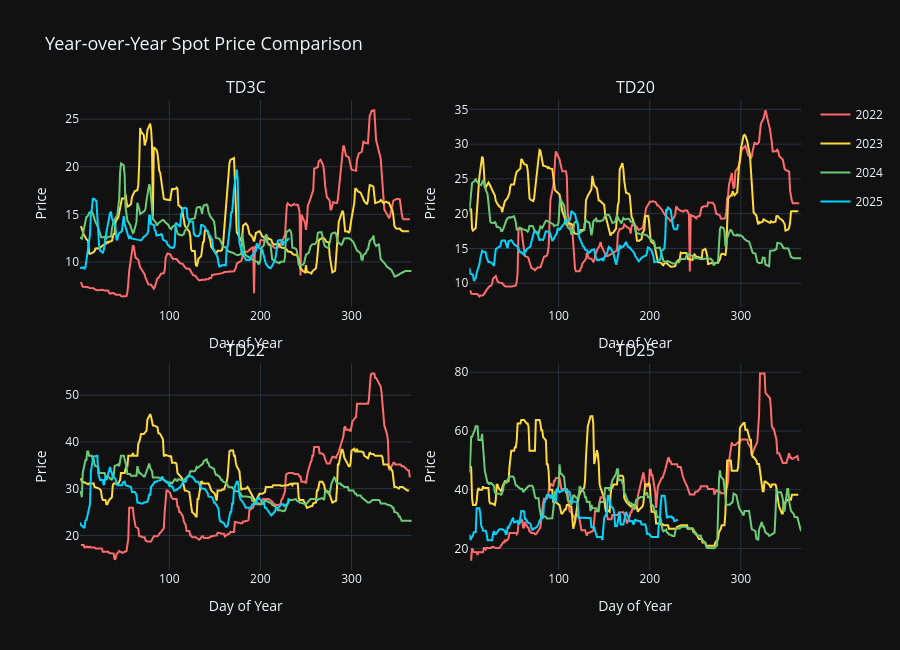

Write notebook code for a chart like this one.
### Markdown cell above
---
## 9 · Year-over-Year Comparison

### Code cell
yoy = spot_daily.copy()
yoy['year']     = yoy['date'].dt.year
yoy['day_of_year'] = yoy['date'].dt.dayofyear

YEAR_COLORS = {2022: '#FF6B6B', 2023: '#FFD93D', 2024: '#6BCB77', 2025: '#00D4FF'}

fig = make_subplots(
    rows=2, cols=2,
    subplot_titles=['TD3C', 'TD20', 'TD22', 'TD25'],
    vertical_spacing=0.12, horizontal_spacing=0.08
)

positions = [(1,1),(1,2),(2,1),(2,2)]

for (row, col), inst in zip(positions, ['TD3C','TD20','TD22','TD25']):
    d_inst = yoy[yoy['instrument'] == inst]
    for yr in sorted(d_inst['year'].unique()):
        d_yr = d_inst[d_inst['year'] == yr].sort_values('day_of_year')
        show_legend = (row == 1 and col == 1)
        fig.add_trace(
            go.Scatter(
                x=d_yr['day_of_year'], y=d_yr['price'],
                name=str(yr),
                mode='lines',
                line=dict(color=YEAR_COLORS.get(yr, '#aaa'), width=2),
                legendgroup=str(yr),
                showlegend=show_legend,
                hovertemplate=f'DoY: %{{x}}<br>Price: <b>%{{y:.2f}}</b><extra>{yr}</extra>'
            ),
            row=row, col=col
        )

fig.update_layout(
    title=dict(text='Year-over-Year Spot Price Comparison', font=dict(size=18)),
    height=650,
    hovermode='x unified'
)
fig.update_xaxes(title_text='Day of Year')
fig.update_yaxes(title_text='Price')
fig.show()

### Figure 1 — Plotly figure (JSON) as saved in the notebook; plotly's stock layout.template omitted (floating-point values rounded to 4 significant figures; data arrays with more than 128 entries replaced by an {"elided": "..."} marker saying what was removed)
{"data": [{"hovertemplate": "DoY: %{x}<br>Price: <b>%{y:.2f}</b><extra>2022</extra>", "legendgroup": "2022", "line": {"color": "#FF6B6B", "width": 2}, "mode": "lines", "name": "2022", "showlegend": true, "type": "scatter", "x": {"elided": "241 int values"}, "xaxis": "x", "y": {"elided": "241 float values"}, "yaxis": "y"}, {"hovertemplate": "DoY: %{x}<br>Price: <b>%{y:.2f}</b><extra>2023</extra>", "legendgroup": "2023", "line": {"color": "#FFD93D", "width": 2}, "mode": "lines", "name": "2023", "showlegend": true, "type": "scatter", "x": {"elided": "250 int values"}, "xaxis": "x", "y": {"elided": "250 float values"}, "yaxis": "y"}, {"hovertemplate": "DoY: %{x}<br>Price: <b>%{y:.2f}</b><extra>2024</extra>", "legendgroup": "2024", "line": {"color": "#6BCB77", "width": 2}, "mode": "lines", "name": "2024", "showlegend": true, "type": "scatter", "x": {"elided": "247 int values"}, "xaxis": "x", "y": {"elided": "247 float values"}, "yaxis": "y"}, {"hovertemplate": "DoY: %{x}<br>Price: <b>%{y:.2f}</b><extra>2025</extra>", "legendgroup": "2025", "line": {"color": "#00D4FF", "width": 2}, "mode": "lines", "name": "2025", "showlegend": true, "type": "scatter", "x": {"elided": "157 int values"}, "xaxis": "x", "y": {"elided": "157 float values"}, "yaxis": "y"}, {"hovertemplate": "DoY: %{x}<br>Price: <b>%{y:.2f}</b><extra>2022</extra>", "legendgroup": "2022", "line": {"color": "#FF6B6B", "width": 2}, "mode": "lines", "name": "2022", "showlegend": false, "type": "scatter", "x": {"elided": "241 int values"}, "xaxis": "x2", "y": {"elided": "241 float values"}, "yaxis": "y2"}, {"hovertemplate": "DoY: %{x}<br>Price: <b>%{y:.2f}</b><extra>2023</extra>", "legendgroup": "2023", "line": {"color": "#FFD93D", "width": 2}, "mode": "lines", "name": "2023", "showlegend": false, "type": "scatter", "x": {"elided": "250 int values"}, "xaxis": "x2", "y": {"elided": "250 float values"}, "yaxis": "y2"}, {"hovertemplate": "DoY: %{x}<br>Price: <b>%{y:.2f}</b><extra>2024</extra>", "legendgroup": "2024", "line": {"color": "#6BCB77", "width": 2}, "mode": "lines", "name": "2024", "showlegend": false, "type": "scatter", "x": {"elided": "247 int values"}, "xaxis": "x2", "y": {"elided": "247 float values"}, "yaxis": "y2"}, {"hovertemplate": "DoY: %{x}<br>Price: <b>%{y:.2f}</b><extra>2025</extra>", "legendgroup": "2025", "line": {"color": "#00D4FF", "width": 2}, "mode": "lines", "name": "2025", "showlegend": false, "type": "scatter", "x": {"elided": "157 int values"}, "xaxis": "x2", "y": {"elided": "157 float values"}, "yaxis": "y2"}, {"hovertemplate": "DoY: %{x}<br>Price: <b>%{y:.2f}</b><extra>2022</extra>", "legendgroup": "2022", "line": {"color": "#FF6B6B", "width": 2}, "mode": "lines", "name": "2022", "showlegend": false, "type": "scatter", "x": {"elided": "241 int values"}, "xaxis": "x3", "y": {"elided": "241 float values"}, "yaxis": "y3"}, {"hovertemplate": "DoY: %{x}<br>Price: <b>%{y:.2f}</b><extra>2023</extra>", "legendgroup": "2023", "line": {"color": "#FFD93D", "width": 2}, "mode": "lines", "name": "2023", "showlegend": false, "type": "scatter", "x": {"elided": "250 int values"}, "xaxis": "x3", "y": {"elided": "250 float values"}, "yaxis": "y3"}, {"hovertemplate": "DoY: %{x}<br>Price: <b>%{y:.2f}</b><extra>2024</extra>", "legendgroup": "2024", "line": {"color": "#6BCB77", "width": 2}, "mode": "lines", "name": "2024", "showlegend": false, "type": "scatter", "x": {"elided": "247 int values"}, "xaxis": "x3", "y": {"elided": "247 float values"}, "yaxis": "y3"}, {"hovertemplate": "DoY: %{x}<br>Price: <b>%{y:.2f}</b><extra>2025</extra>", "legendgroup": "2025", "line": {"color": "#00D4FF", "width": 2}, "mode": "lines", "name": "2025", "showlegend": false, "type": "scatter", "x": {"elided": "157 int values"}, "xaxis": "x3", "y": {"elided": "157 float values"}, "yaxis": "y3"}, {"hovertemplate": "DoY: %{x}<br>Price: <b>%{y:.2f}</b><extra>2022</extra>", "legendgroup": "2022", "line": {"color": "#FF6B6B", "width": 2}, "mode": "lines", "name": "2022", "showlegend": false, "type": "scatter", "x": {"elided": "241 int values"}, "xaxis": "x4", "y": {"elided": "241 float values"}, "yaxis": "y4"}, {"hovertemplate": "DoY: %{x}<br>Price: <b>%{y:.2f}</b><extra>2023</extra>", "legendgroup": "2023", "line": {"color": "#FFD93D", "width": 2}, "mode": "lines", "name": "2023", "showlegend": false, "type": "scatter", "x": {"elided": "250 int values"}, "xaxis": "x4", "y": {"elided": "250 float values"}, "yaxis": "y4"}, {"hovertemplate": "DoY: %{x}<br>Price: <b>%{y:.2f}</b><extra>2024</extra>", "legendgroup": "2024", "line": {"color": "#6BCB77", "width": 2}, "mode": "lines", "name": "2024", "showlegend": false, "type": "scatter", "x": {"elided": "247 int values"}, "xaxis": "x4", "y": {"elided": "247 float values"}, "yaxis": "y4"}, {"hovertemplate": "DoY: %{x}<br>Price: <b>%{y:.2f}</b><extra>2025</extra>", "legendgroup": "2025", "line": {"color": "#00D4FF", "width": 2}, "mode": "lines", "name": "2025", "showlegend": false, "type": "scatter", "x": {"elided": "157 int values"}, "xaxis": "x4", "y": {"elided": "157 float values"}, "yaxis": "y4"}], "layout": {"annotations": [{"font": {"size": 16}, "showarrow": false, "text": "TD3C", "x": 0.23, "xanchor": "center", "xref": "paper", "y": 1, "yanchor": "bottom", "yref": "paper"}, {"font": {"size": 16}, "showarrow": false, "text": "TD20", "x": 0.77, "xanchor": "center", "xref": "paper", "y": 1, "yanchor": "bottom", "yref": "paper"}, {"font": {"size": 16}, "showarrow": false, "text": "TD22", "x": 0.23, "xanchor": "center", "xref": "paper", "y": 0.44, "yanchor": "bottom", "yref": "paper"}, {"font": {"size": 16}, "showarrow": false, "text": "TD25", "x": 0.77, "xanchor": "center", "xref": "paper", "y": 0.44, "yanchor": "bottom", "yref": "paper"}], "height": 650, "hovermode": "x unified", "title": {"font": {"size": 18}, "text": "Year-over-Year Spot Price Comparison"}, "xaxis": {"anchor": "y", "domain": [0, 0.46], "title": {"text": "Day of Year"}}, "xaxis2": {"anchor": "y2", "domain": [0.54, 1], "title": {"text": "Day of Year"}}, "xaxis3": {"anchor": "y3", "domain": [0, 0.46], "title": {"text": "Day of Year"}}, "xaxis4": {"anchor": "y4", "domain": [0.54, 1], "title": {"text": "Day of Year"}}, "yaxis": {"anchor": "x", "domain": [0.56, 1], "title": {"text": "Price"}}, "yaxis2": {"anchor": "x2", "domain": [0.56, 1], "title": {"text": "Price"}}, "yaxis3": {"anchor": "x3", "domain": [0, 0.44], "title": {"text": "Price"}}, "yaxis4": {"anchor": "x4", "domain": [0, 0.44], "title": {"text": "Price"}}}}
